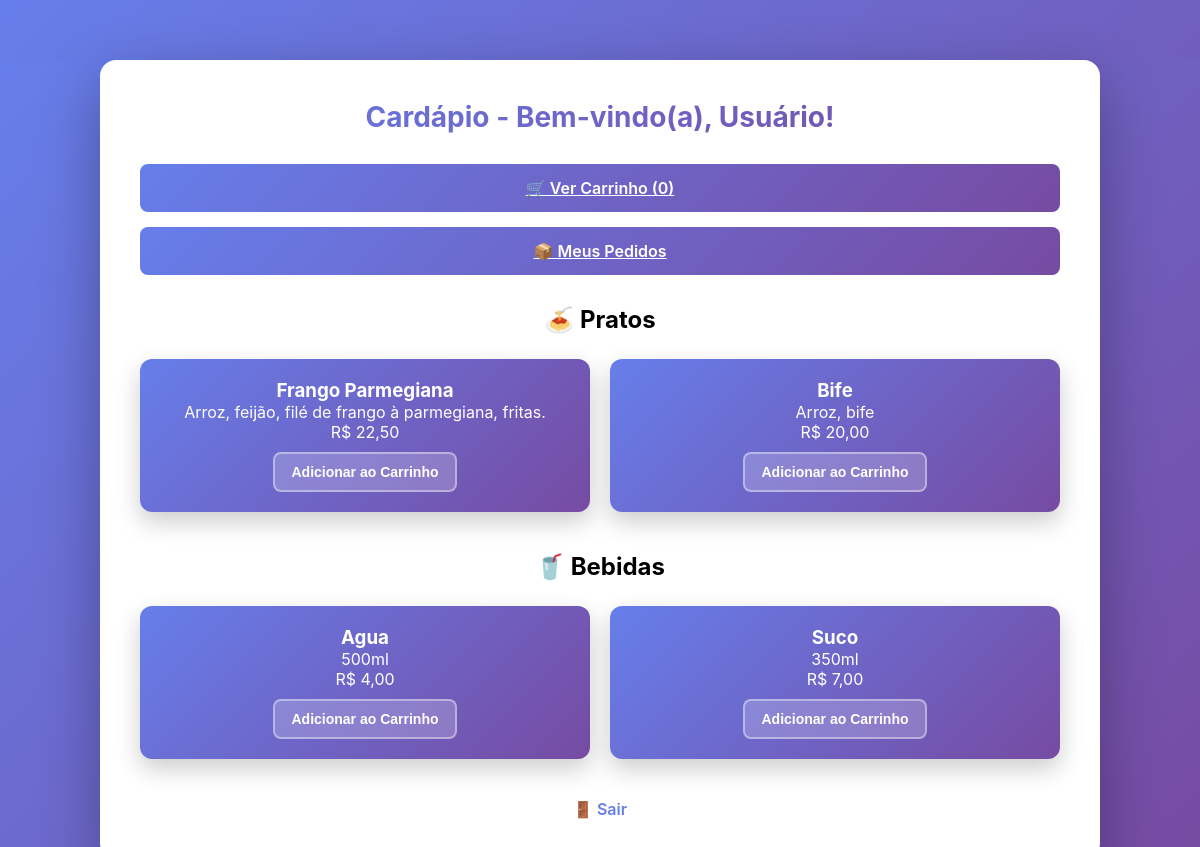
/cardapio.php (signed in), run on the app's committed database.
### tables this page shows
CREATE TABLE produtos (
            id INTEGER PRIMARY KEY AUTOINCREMENT,
            nome TEXT NOT NULL,
            descricao TEXT,
            preco REAL DEFAULT 0.0,
            categoria TEXT DEFAULT 'prato',
            criado_em DATETIME DEFAULT (datetime('now'))
        );

### database.php (called while the page is built, shortened)
<?php
class Database
{
    private static $instance = null;
    private $pdo;
    private function __construct()
    {
        try {
            $dbPath = __DIR__ . '/database.sqlite';
            $this->pdo = new PDO('sqlite:' . $dbPath);
            $this->pdo->setAttribute(PDO::ATTR_ERRMODE, PDO::ERRMODE_EXCEPTION);
            $this->pdo->setAttribute(PDO::ATTR_DEFAULT_FETCH_MODE, PDO::FETCH_ASSOC);
        } catch (PDOException $e) {
            die('Erro de conexão com o banco SQLite: ' . $e->getMessage());
        }
    }
    public static function getInstance()
    {
        if (self::$instance === null) {
            self::$instance = new self();
        }
        return self::$instance;
    }
    public function read($table, $conditions = [], $limit = null, $offset = null)
    {
        try {
            if (!$this->tableExists($table)) {
                throw new Exception("Tabela $table não existe!");
            }
            $sql = "SELECT * FROM $table";
            $params = [];
            $stmt = $this->pdo->prepare($sql);
            $stmt->execute($params);
            $data = $stmt->fetchAll();
            return ['success' => true, 'data' => $data, 'count' => count($data)];
        } catch (Exception $e) {
            return ['success' => false, 'message' => $e->getMessage()];
        }
    }
    private function tableExists($table)
    {
        $stmt = $this->pdo->prepare("SELECT name FROM sqlite_master WHERE type='table' AND name=?");
        $stmt->execute([$table]);
        return $stmt->fetch() !== false;
    }
    private function createTables()
    {
        $this->pdo->exec("CREATE TABLE IF NOT EXISTS users (
            id INTEGER PRIMARY KEY AUTOINCREMENT,
            nome TEXT,
            email TEXT UNIQUE,
            senha TEXT NOT NULL,
            tipo_usuario TEXT DEFAULT 'comum'
        )");
        $this->pdo->exec("CREATE TABLE IF NOT EXISTS produtos (
            id INTEGER PRIMARY KEY AUTOINCREMENT,
            nome TEXT NOT NULL,
            descricao TEXT,
            preco REAL DEFAULT 0.0,
            categoria TEXT DEFAULT 'prato',
            criado_em DATETIME DEFAULT (datetime('now'))
        )");
        $this->pdo->exec("CREATE TABLE IF NOT EXISTS pedidos (
            id INTEGER PRIMARY KEY AUTOINCREMENT,
            user_id INTEGER NOT NULL,
            total REAL DEFAULT 0.0,
            status TEXT DEFAULT 'pendente',
            criado_em DATETIME DEFAULT (datetime('now')),
            FOREIGN KEY(user_id) REFERENCES users(id)
        )");
        $this->pdo->exec("CREATE TABLE IF NOT EXISTS pedido_items (
            id INTEGER PRIMARY KEY AUTOINCREMENT,
            pedido_id INTEGER NOT NULL,
            produto_id INTEGER NOT NULL,
            quantidade INTEGER DEFAULT 1,
            preco_unitario REAL DEFAULT 0.0,
            FOREIGN KEY(pedido_id) REFERENCES pedidos(id),
            FOREIGN KEY(produto_id) REFERENCES produtos(id)
        )");
    }
}
?>

### produtos.php (called while the page is built, shortened)
<?php
require_once __DIR__ . '/database.php';
function listProducts($categoria = null) {
    $db = Database::getInstance();
    $conds = [];
    return $db->read('produtos', $conds);
}
?>

### cardapio.php (the view, shortened to what this page needs)
<?php
$userName = $_SESSION['nome'] ?? 'Usuário';
require_once __DIR__ . '/produtos.php';
$res = listProducts();
$itens = [];
if ($res['success']) {
    $itens = $res['data'];
}
?>
<!DOCTYPE html>
<html lang="pt-br">
<head>
    <link rel="stylesheet" href="styles.css">
</head>
<body>
    <div class="menu-container">
        <h1>Cardápio - Bem-vindo(a), <?= htmlspecialchars($userName) ?>!</h1>
        <div class="menu-actions">
            <a href="carrinho.php" class="login-button">🛒 Ver Carrinho (<?= count($_SESSION['carrinho']) ?>)</a>
            <a href="meus_pedidos.php" class="login-button">📦 Meus Pedidos</a>
        </div>
        <h2>🍝 Pratos</h2>
        <div class="menu-grid">
            <?php foreach ($itens as $item): ?>
                <?php if (($item['categoria'] ?? 'prato') === 'prato'): ?>
                    <div class="menu-card">
                        <h3><?= htmlspecialchars($item['nome']) ?></h3>
                        <p><?= htmlspecialchars($item['descricao']) ?></p>
                        <p class="price">R$ <?= number_format($item['preco'], 2, ',', '.') ?></p>
                        <form method="POST">
                            <button type="submit">Adicionar ao Carrinho</button>
                        </form>
                    </div>
                <?php endif; ?>
            <?php endforeach; ?>
        </div>
        <h2 style="margin-top:40px;">🥤 Bebidas</h2>
        <div class="menu-grid">
            <?php foreach ($itens as $item): ?>
                <?php if (($item['categoria'] ?? 'bebida') === 'bebida'): ?>
                    <div class="menu-card">
                        <h3><?= htmlspecialchars($item['nome']) ?></h3>
                        <p><?= htmlspecialchars($item['descricao']) ?></p>
                        <p class="price">R$ <?= number_format($item['preco'], 2, ',', '.') ?></p>
                        <form method="POST">
                            <button type="submit">Adicionar ao Carrinho</button>
                        </form>
                    </div>
                <?php endif; ?>
            <?php endforeach; ?>
        </div>
        <a href="logout.php" class="logout">🚪 Sair</a>
    </div>
</body>
</html>

### styles.css (style rules this page uses)
* { margin: 0; padding: 0; box-sizing: border-box; }
html, body { height: 100%; font-family: "Inter", sans-serif; background: linear-gradient(135deg, #667eea 0%, #764ba2 100%); }
.login-button { width: 100%; padding: 14px; font-size: 16px; font-weight: 600; color: white; background: linear-gradient(135deg, #667eea 0%, #764ba2 100%); border: none; border-radius: 8px; cursor: pointer; font-family: "Inter", sans-serif; transition: transform 0.2s ease, box-shadow 0.2s ease; }

### cardapio.php (style rules this page uses)
.menu-container { max-width: 1000px; margin: 60px auto; background: white; padding: 40px; border-radius: 16px; box-shadow: 0 20px 60px rgba(0, 0, 0, 0.3); text-align: center; animation: slideIn 0.5s ease-out; }
.menu-container h1 { background: linear-gradient(135deg, #667eea, #764ba2); -webkit-background-clip: text; -webkit-text-fill-color: transparent; font-size: 28px; margin-bottom: 30px; }
.menu-actions { margin-bottom: 30px; display: flex; justify-content: center; gap: 15px; flex-wrap: wrap; }
.menu-grid { display: grid; grid-template-columns: repeat(auto-fit, minmax(230px, 1fr)); gap: 20px; margin-top: 25px; }
.menu-card { background: linear-gradient(135deg, #667eea 0%, #764ba2 100%); color: white; padding: 20px; border-radius: 12px; box-shadow: 0 10px 25px rgba(0, 0, 0, 0.2); transition: transform 0.2s ease, box-shadow 0.2s ease; }
form button { margin-top: 10px; padding: 10px 16px; font-size: 14px; font-weight: 600; color: white; background: rgba(255, 255, 255, 0.2); border: 2px solid rgba(255, 255, 255, 0.4); border-radius: 8px; cursor: pointer; transition: 0.3s; }
.logout { display: block; margin-top: 40px; color: #667eea; text-decoration: none; font-weight: 600; transition: color 0.3s ease; }

### data on the page
produtos: nome "Frango Parmegiana", descricao "Arroz, feijão, filé de frango à parmegiana, fritas.", preco "22,50"
produtos: nome "Bife", descricao "Arroz, bife", preco "20,00"
produtos: nome "Agua", descricao "500ml", preco "4,00"
produtos: nome "Suco", descricao "350ml", preco "7,00"

### other printed values
$userName "Usuário"
count($_SESSION['carrinho']) "0"
